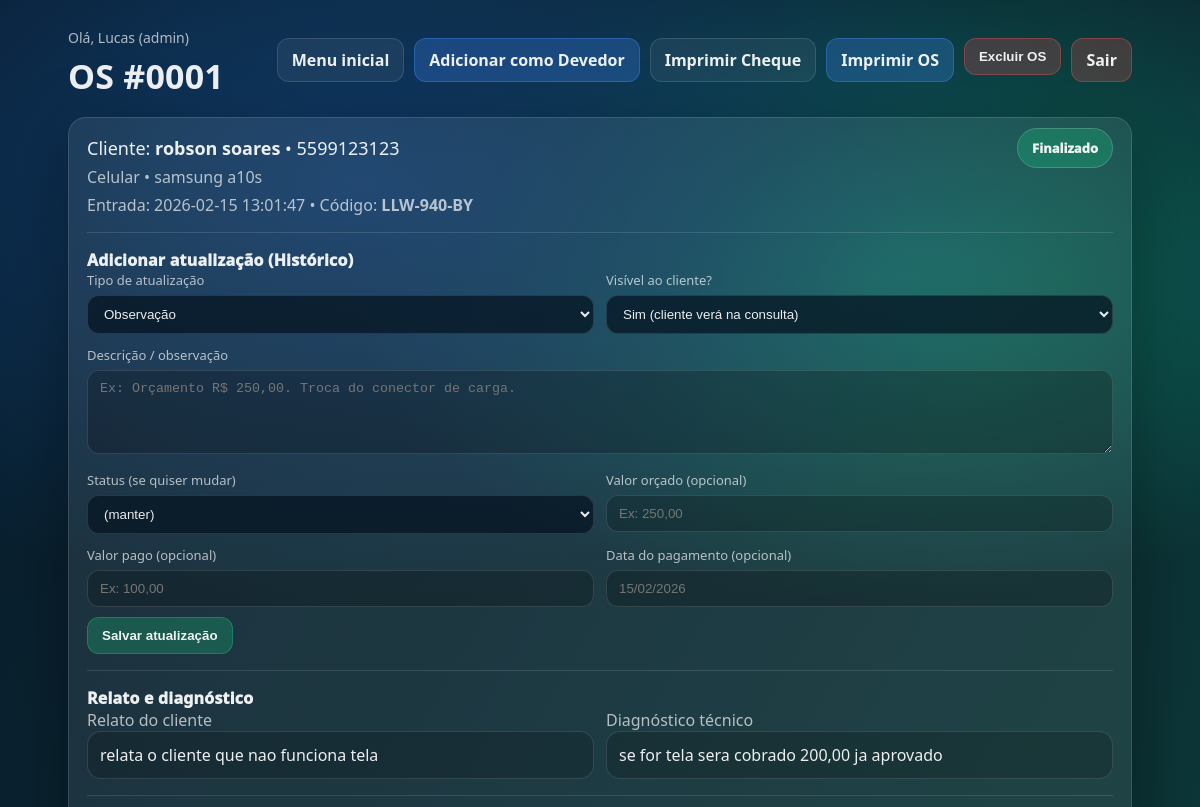
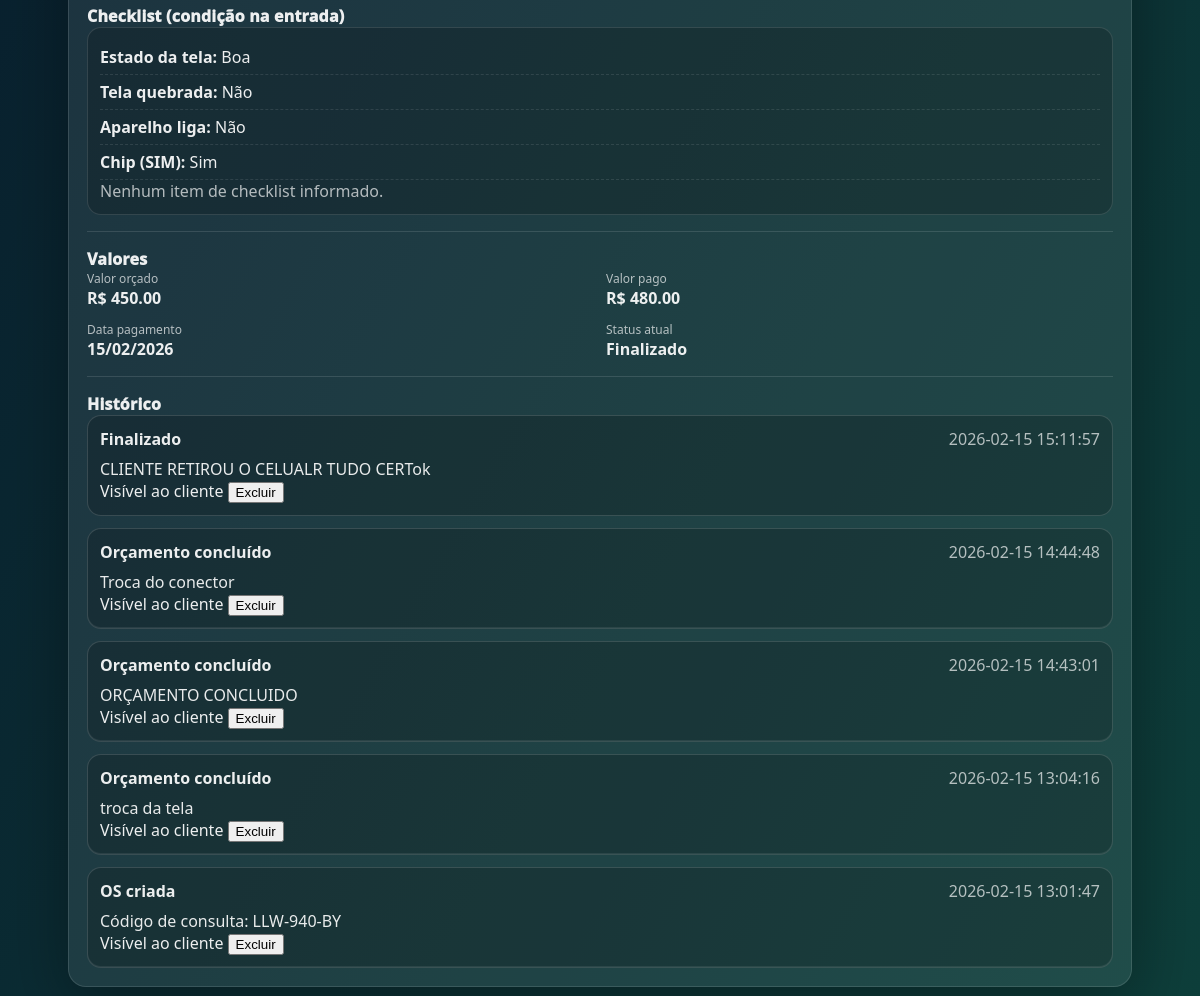
The app's page /os/1 (signed in) with its own data (2 pictures, top to bottom).
### tables this page shows
CREATE TABLE os (
        id INTEGER PRIMARY KEY AUTOINCREMENT,
        data_entrada TEXT,
        status TEXT DEFAULT 'aberta',

        cliente_nome TEXT,
        cliente_fone TEXT,
        cliente_cpf TEXT,
        cliente_endereco TEXT,
        cliente_email TEXT,

        tipo TEXT,
        equipamento TEXT,

        checklist_json TEXT,
        relato_cliente TEXT,
        diagnostico_tecnico TEXT,

        valor_orcado REAL DEFAULT 0,
        valor_pago REAL DEFAULT 0,
        data_pagamento TEXT,

        codigo_consulta TEXT
    );

CREATE TABLE os_historico (
        id INTEGER PRIMARY KEY AUTOINCREMENT,
        os_id INTEGER NOT NULL,
        data TEXT,
        acao TEXT,
        obs TEXT,
        visivel_cliente INTEGER DEFAULT 1,
        autor TEXT
    , valor_orcado REAL, valor_pago REAL, data_pagamento TEXT, status_novo TEXT);

### app.py (the view)
@app.get("/os/<int:os_id>")
@login_required
def os_detalhe(os_id):
    conn = get_db()
    os_row = conn.execute("SELECT * FROM os WHERE id = ?", (os_id,)).fetchone()
    if not os_row:
        conn.close()
        abort(404)
    hist = conn.execute("""
        SELECT * FROM os_historico
        WHERE os_id = ?
        ORDER BY id DESC
    """, (os_id,)).fetchall()
    conn.close()
    checklist = {}
    try:
        checklist = json.loads(os_row["checklist_json"] or "{}")
    except Exception:
        checklist = {}
    return render_template(
        "os_detalhe.html",
        os_row=os_row,
        historico=hist,
        checklist=checklist
    )

### app.py (called while the page is built)
def get_db():
    conn = sqlite3.connect(DB_PATH)
    conn.row_factory = sqlite3.Row
    return conn

@app.before_request
def startup():
    if not os.path.exists(DB_PATH):
        try:
            app._db_ready = False
        except Exception:
            pass
    if not getattr(app, "_db_ready", False):
        ensure_tables()
        app._db_ready = True
        print(f"✅ DB em uso: {DB_PATH}")

def login_required(fn):
    @wraps(fn)
    def wrapper(*args, **kwargs):
        if not session.get("user_id"):
            return redirect(url_for("login"))
        return fn(*args, **kwargs)
    return wrapper

@app.context_processor
def inject_helpers():
    def pad_os(n: int) -> str:
        try:
            return str(int(n)).zfill(4)
        except Exception:
            return "0000"
    return dict(
        pad_os=pad_os,
        STATUS_LABEL=STATUS_LABEL,
        STATUS_CLASS=STATUS_CLASS,
        CHECKLIST_LABELS=CHECKLIST_LABELS
    )

### templates/os_detalhe.html (shortened to what this page needs)
{% extends "base.html" %}
{% block content %}
<div class="container" style="max-width:1100px;">
  <div class="page-head">
    <div>
      <div class="hello">Olá, {{ session.usuario }} ({{ session.role }})</div>
      <h1>OS #{{ "%04d"|format(os_row.id) }}</h1>
    </div>
    <div class="head-actions head-actions-gap">
      <a class="btn btn-ghost" href="{{ url_for('painel') }}">Menu inicial</a>
      <a class="btn btn-blue" href="{{ url_for('os_devedor_form', os_id=os_row.id) }}">Adicionar como Devedor</a>
      <a class="btn btn-ghost" href="{{ url_for('os_comprovante', os_id=os_row.id) }}">Imprimir Cheque</a>
      <a class="btn btn-blue" href="{{ url_for('os_imprimir', os_id=os_row.id) }}">Imprimir OS</a>
      {% if session.role == 'admin' %}
        <form method="post" action="{{ url_for('os_excluir', os_id=os_row.id) }}" style="display:inline;">
          <button class="btn btn-red" type="submit" onclick="return confirm('Excluir esta OS?')">Excluir OS</button>
        </form>
      {% endif %}
      <a class="btn btn-red" href="{{ url_for('logout') }}">Sair</a>
    </div>
  </div>
  <div class="card" style="margin-top:18px;">
    <div class="os-summary">
      <div class="os-summary-main">
        <div class="os-s-title">Cliente: <b>{{ os_row.cliente_nome }}</b> • {{ os_row.cliente_fone or "-" }}</div>
        <div class="os-s-sub">{{ os_row.tipo }} • {{ os_row.equipamento }}</div>
        <div class="os-s-sub">Entrada: {{ os_row.data_entrada }} • Código: <b>{{ os_row.codigo_consulta }}</b></div>
      </div>
      <div>
        <span class="badge big {{ STATUS_CLASS.get(os_row.status, 'st-aberta') }}">
          {{ STATUS_LABEL.get(os_row.status, os_row.status) }}
        </span>
      </div>
    </div>
    <div class="hr"></div>
    <div class="section" style="margin-top:0;">
      <div class="count">Adicionar atualização (Histórico)</div>
    </div>
    <form method="post" action="{{ url_for('os_add_historico', os_id=os_row.id) }}">
      <div class="form">
        <div>
          <label>Tipo de atualização</label>
          <select name="acao" id="acao_sel" class="dark-select">
            <option value="Observação">Observação</option>
          </select>
        </div>
        <div>
          <label>Visível ao cliente?</label>
          <select name="visivel_cliente" class="dark-select">
            <option value="1">Sim (cliente verá na consulta)</option>
          </select>
        </div>
        <div style="grid-column:1/-1;">
          <label>Descrição / observação</label>
          <textarea name="obs" placeholder="Ex: Orçamento R$ 250,00. Troca do conector de carga."></textarea>
        </div>
        <div>
          <label>Status (se quiser mudar)</label>
          <select name="novo_status" id="status_sel" class="dark-select">
            <option value="">(manter)</option>
          </select>
        </div>
        <div>
          <label>Valor orçado (opcional)</label>
          <input name="valor_orcado" placeholder="Ex: 250,00">
        </div>
        <div>
          <label>Valor pago (opcional)</label>
          <input name="valor_pago" placeholder="Ex: 100,00">
        </div>
        <div>
          <label>Data do pagamento (opcional)</label>
          <input name="data_pagamento" placeholder="15/02/2026">
        </div>
      </div>
      <div class="row" style="margin-top:10px;">
        <button class="btn btn-green" type="submit">Salvar atualização</button>
      </div>
    </form>
    <div class="hr"></div>
    <div class="section" style="margin-top:0;">
      <div class="count">Relato e diagnóstico</div>
    </div>
    <div class="grid2">
      <div>
        <div class="muted">Relato do cliente</div>
        <div class="box">{{ os_row.relato_cliente or "-" }}</div>
      </div>
      <div>
        <div class="muted">Diagnóstico técnico</div>
        <div class="box">{{ os_row.diagnostico_tecnico or "-" }}</div>
      </div>
    </div>
    <div class="hr"></div>
    <div class="section" style="margin-top:0;">
      <div class="count">Checklist (condição na entrada)</div>
    </div>
    <div class="box">
      {% set any = false %}
      {% for k,v in checklist.items() %}
        {% if v %}
          {% set any = true %}
          <div class="ck-line">
            <b>{{ CHECKLIST_LABELS.get(k, k) }}:</b> {{ v }}
          </div>
        {% endif %}
      {% endfor %}
      {% if not any %}
        <div class="muted">Nenhum item de checklist informado.</div>
      {% endif %}
    </div>
    <div class="hr"></div>
    <div class="section" style="margin-top:0;">
      <div class="count">Valores</div>
    </div>
    <div class="os-info">
      <div><span>Valor orçado</span><b>R$ {{ "%.2f"|format(os_row.valor_orcado or 0) }}</b></div>
      <div><span>Valor pago</span><b>R$ {{ "%.2f"|format(os_row.valor_pago or 0) }}</b></div>
      <div><span>Data pagamento</span><b>{{ os_row.data_pagamento or "-" }}</b></div>
      <div><span>Status atual</span><b>{{ STATUS_LABEL.get(os_row.status, os_row.status) }}</b></div>
    </div>
    <div class="hr"></div>
    <div class="section" style="margin-top:0;">
      <div class="count">Histórico</div>
    </div>
    <div class="hist">
      {% for h in historico %}
        <div class="hist-item">
          <div class="hist-top">
            <b>{{ h.acao }}</b>
            <span class="muted">{{ h.data }}</span>
          </div>
          {% if h.obs %}
            <div class="hist-obs">{{ h.obs }}</div>
          {% endif %}
          <div class="hist-mini">
            {% if h.visivel_cliente == 1 %}
              <span class="pill ok">Visível ao cliente</span>
            {% else %}
              <span class="pill off">Interno</span>
            {% endif %}
            {% if session.role == 'admin' %}
              <form method="post" action="{{ url_for('historico_excluir', hist_id=h.id) }}" style="display:inline;">
                <button class="pill del" type="submit" onclick="return confirm('Excluir este registro?')">Excluir</button>
              </form>
            {% endif %}
          </div>
        </div>
      {% else %}
        <div class="muted">Sem histórico ainda.</div>
      {% endfor %}
    </div>
  </div>
</div>
{% endblock %}

### templates/base.html (shortened to what this page needs)
<!doctype html>
<html lang="pt-br">
<head>
  <link rel="stylesheet" href="{{ url_for('static', filename='style.css') }}">
</head>
<body>
  {% block content %}{% endblock %}
</body>
</html>

### static/style.css (style rules this page uses)
:root { --bg1:#081a2c; --bg2:#0e3f3b; --card: rgba(255,255,255,.08); --card2: rgba(255,255,255,.06); --stroke: rgba(255,255,255,.12); --text: rgba(255,255,255,.92); --muted: rgba(255,255,255,.68); --shadow: 0 20px 70px rgba(0,0,0,.35); }
* { box-sizing:border-box }
body { margin:0; font-family: system-ui, -apple-system, Segoe UI, Roboto, Arial, sans-serif; color: var(--text); background: radial-gradient(1200px 700px at 30% 10%, #103a67 0%, transparent 60%), radial-gradient(1000px 600px at 75% 15%, #0c6a5b 0%, transparent 55%), linear-gradient(120deg, var(--bg1), var(--bg2)); min-height:100vh; }
a { color:inherit; text-decoration:none }
.container { padding:28px 18px; margin:0 auto }
.card { background: var(--card); border:1px solid var(--stroke); border-radius:18px; box-shadow: var(--shadow); padding:18px; }
.hr { height:1px; background:var(--stroke); margin:16px 0 }
h1 { margin:0; font-size:34px; letter-spacing:.2px }
.hello { font-size:14px; color:var(--muted); margin-bottom:6px }
.muted { color:var(--muted) }
.page-head { display:flex; justify-content:space-between; align-items:flex-start; gap:16px; }
.head-actions { display:flex; gap:10px; flex-wrap:wrap }
.head-actions-gap { margin-top:10px; margin-bottom:14px }
.btn { border:1px solid var(--stroke); background: rgba(255,255,255,.08); color: var(--text); padding:10px 14px; border-radius:12px; cursor:pointer; font-weight:800; }
.btn-green { background: rgba(24, 204, 128, .25); border-color: rgba(24,204,128,.35) }
.btn-blue { background: rgba(70, 140, 255, .25); border-color: rgba(70,140,255,.35) }
.btn-red { background: rgba(255, 80, 80, .22); border-color: rgba(255,80,80,.35) }
.btn-ghost { background: rgba(255,255,255,.06) }
.form { display:grid; grid-template-columns: 1fr 1fr; gap:12px; }
label { display:block; font-size:13px; color:var(--muted); margin-bottom:6px }
input, textarea, select { width:100%; border-radius:12px; border:1px solid var(--stroke); background: rgba(0,0,0,.22); color: var(--text); padding:10px 12px; outline:none; }
textarea { min-height:84px; resize:vertical }
select, option { background: rgba(6, 20, 34, .98); color: var(--text); }
.dark-select { background: rgba(6, 20, 34, .75); }
.row { display:flex; gap:10px; align-items:center; flex-wrap:wrap }
.section { margin-top:10px }
.count { font-weight:950; letter-spacing:.2px }
.badge { padding:6px 10px; border-radius:999px; border:1px solid rgba(255,255,255,.18); font-weight:950; font-size:12px; white-space:nowrap; }
.badge.big { padding:10px 14px; font-size:13px }
.st-fechada { background: rgba(24, 204, 128, .26) }
.os-summary { display:flex; justify-content:space-between; gap:14px; align-items:flex-start }
.os-s-title { font-size:18px }
.os-s-sub { margin-top:6px; color:var(--muted) }
.os-info { display:grid; grid-template-columns: 1fr 1fr; gap:12px; }
.os-info span { display:block; color:var(--muted); font-size:12px }
.box { background: rgba(0,0,0,.18); border:1px solid var(--stroke); border-radius:14px; padding:12px; color:rgba(255,255,255,.92); }
.ck-line { padding:6px 0; border-bottom:1px dashed rgba(255,255,255,.10) }
.grid2 { display:grid; grid-template-columns: 1fr 1fr; gap:12px }
.hist { display:flex; flex-direction:column; gap:12px; }
.hist-item { background: rgba(0,0,0,.18); border: 1px solid rgba(255,255,255,.14); border-radius: 14px; padding: 12px; }
.hist-item + .hist-item { box-shadow: 0 -1px 0 rgba(255,255,255,.08) inset; }
.hist-top { display:flex; justify-content:space-between; align-items:center; gap:12px; }
.hist-obs { margin-top:8px; color: rgba(255,255,255,.90); }

### records on screen
os: id "0001", cliente_nome "robson soares", cliente_fone "5599123123", tipo "Celular", equipamento "samsung a10s", data_entrada "2026-02-15 13:01:47", codigo_consulta "LLW-940-BY", get "Finalizado", relato_cliente "relata o cliente que nao funciona tela", diagnostico_tecnico "se for tela sera cobrado 200,00 ja aprovado", valor_orcado "450.00", valor_pago "480.00", data_pagamento "15/02/2026"
os_historico: acao "Finalizado", data "2026-02-15 15:11:57", obs "CLIENTE RETIROU O CELUALR TUDO CERTok", visivel_cliente "Visível ao cliente"
os_historico: acao "Orçamento concluído", data "2026-02-15 14:44:48", obs "Troca do conector", visivel_cliente "Visível ao cliente"
os_historico: acao "Orçamento concluído", data "2026-02-15 14:43:01", obs "ORÇAMENTO CONCLUIDO", visivel_cliente "Visível ao cliente"
os_historico: acao "Orçamento concluído", data "2026-02-15 13:04:16", obs "troca da tela", visivel_cliente "Visível ao cliente"
os_historico: acao "OS criada", data "2026-02-15 13:01:47", obs "Código de consulta: LLW-940-BY", visivel_cliente "Visível ao cliente"

### other values on screen
{{ session.usuario }} "Lucas"
{{ session.role }} "admin"
{{ CHECKLIST_LABELS.get(k, k) }} "Estado da tela" "Tela quebrada" "Aparelho liga" "Chip (SIM)"
{{ v }} "Boa" "Não" "Não" "Sim"
